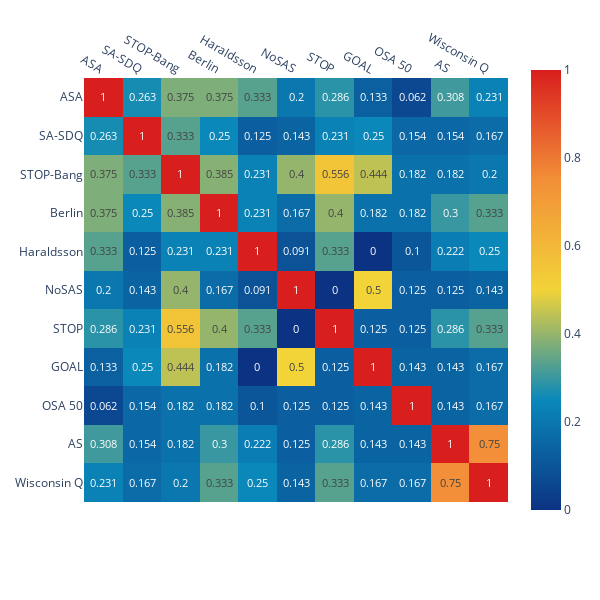

Write notebook code for a chart like this one.
### Markdown cell above
Table 3 has been save in the online folder (📁 symbol on the left) under the name [table3_jaccard_pairs.xlsx](./table3_jaccard_pairs.xlsx). <br>You can change the name and the format of the file changing the name in the `jaccard_table.to_excel()` function. 
<br>⚠️ If you need it, save the excel file on your local computer : these online file will be deleted as soon as you quit this page!

### Code cell
###
# Plotting it as a heatmap
###
fig = px.imshow(pd.DataFrame(np.round(jaccard_table,3), # rounding values for the plot
                             index = jaccard_table.index,
                             columns= jaccard_table.columns),
                text_auto=True, # annotating values in the plot
                color_continuous_scale= 'Portland'# more color palettes available here : https://plotly.com/python/builtin-colorscales/
)
fig.update_xaxes(side="top")
fig.update_layout(
    autosize=False,
    width=600,
    height=600
    )
#fig.write_image("figure5_heatmap_jaccard.pdf") # writting the figure into a file
fig.show() # showing figure

### Figure 1 — Plotly figure (JSON) as saved in the notebook; plotly's stock layout.template omitted (floating-point values rounded to 4 significant figures)
{"data": [{"coloraxis": "coloraxis", "hovertemplate": "x: %{x}<br>y: %{y}<br>color: %{z}<extra></extra>", "name": "0", "texttemplate": "%{z}", "type": "heatmap", "x": ["ASA", "SA-SDQ", "STOP-Bang", "Berlin", "Haraldsson", "NoSAS", "STOP", "GOAL", "OSA 50", "AS", "Wisconsin Q"], "xaxis": "x", "y": ["ASA", "SA-SDQ", "STOP-Bang", "Berlin", "Haraldsson", "NoSAS", "STOP", "GOAL", "OSA 50", "AS", "Wisconsin Q"], "yaxis": "y", "z": [[1, 0.263, 0.375, 0.375, 0.333, 0.2, 0.286, 0.133, 0.062, 0.308, 0.231], [0.263, 1, 0.333, 0.25, 0.125, 0.143, 0.231, 0.25, 0.154, 0.154, 0.167], [0.375, 0.333, 1, 0.385, 0.231, 0.4, 0.556, 0.444, 0.182, 0.182, 0.2], [0.375, 0.25, 0.385, 1, 0.231, 0.167, 0.4, 0.182, 0.182, 0.3, 0.333], [0.333, 0.125, 0.231, 0.231, 1, 0.091, 0.333, 0, 0.1, 0.222, 0.25], [0.2, 0.143, 0.4, 0.167, 0.091, 1, 0, 0.5, 0.125, 0.125, 0.143], [0.286, 0.231, 0.556, 0.4, 0.333, 0, 1, 0.125, 0.125, 0.286, 0.333], [0.133, 0.25, 0.444, 0.182, 0, 0.5, 0.125, 1, 0.143, 0.143, 0.167], [0.062, 0.154, 0.182, 0.182, 0.1, 0.125, 0.125, 0.143, 1, 0.143, 0.167], [0.308, 0.154, 0.182, 0.3, 0.222, 0.125, 0.286, 0.143, 0.143, 1, 0.75], [0.231, 0.167, 0.2, 0.333, 0.25, 0.143, 0.333, 0.167, 0.167, 0.75, 1]]}], "layout": {"autosize": false, "coloraxis": {"colorscale": [[0, "rgb(12,51,131)"], [0.25, "rgb(10,136,186)"], [0.5, "rgb(242,211,56)"], [0.75, "rgb(242,143,56)"], [1, "rgb(217,30,30)"]]}, "height": 600, "margin": {"t": 60}, "width": 600, "xaxis": {"anchor": "y", "autorange": true, "constrain": "domain", "domain": [0, 1], "range": [-0.5, 10.5], "scaleanchor": "y", "side": "top", "type": "category"}, "yaxis": {"anchor": "x", "autorange": true, "constrain": "domain", "domain": [0.03913, 0.9609], "range": [10.5, -0.5], "type": "category"}}}
